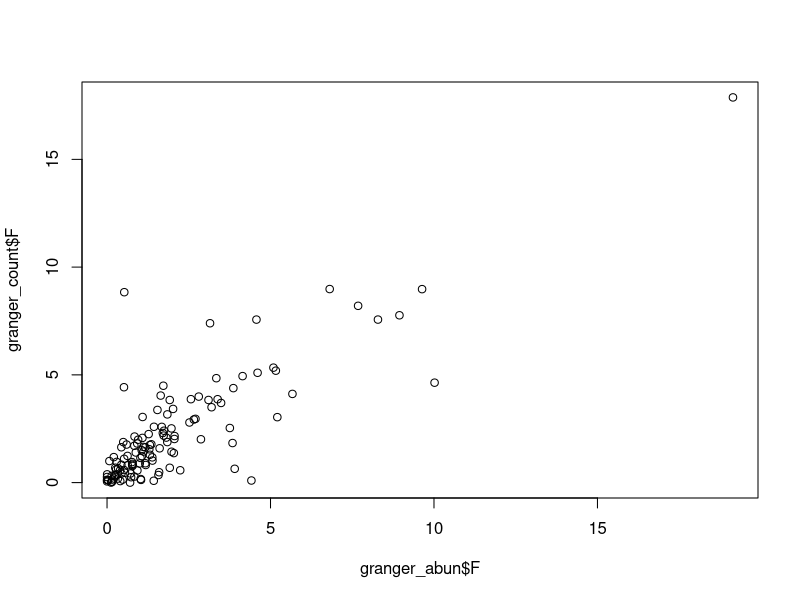
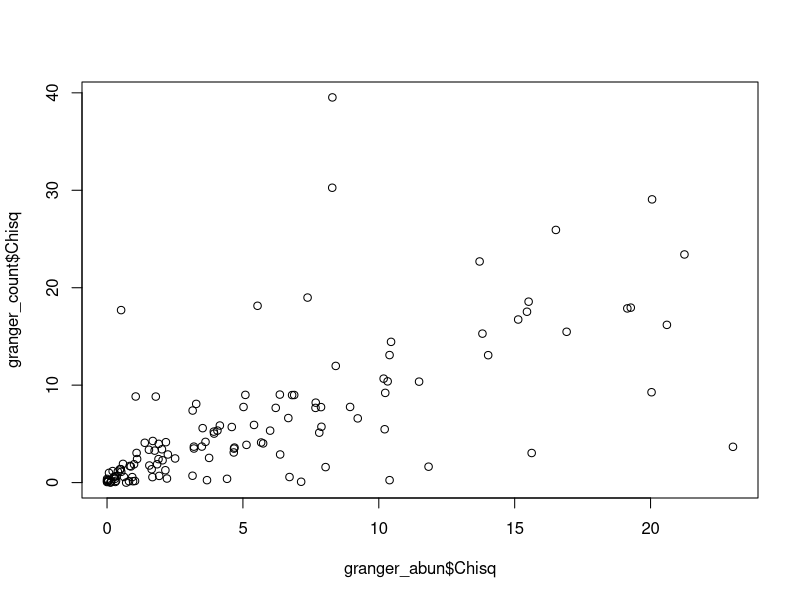

Here is the R script that generated these plots, in order:
#ALL DATA
granger_abun = read.csv("./Results/Granger_causality/Granger_results_allData_abun.csv")
granger_count = read.csv("./Results/Granger_causality/Granger_results_allData_count.csv")

cor(granger_abun$F, granger_count$F)
cor(granger_abun$Chisq, granger_count$Chisq)

# TO DO: MAKE PLOTS FOR APPENDICES
plot(granger_abun$F, granger_count$F)
plot(granger_abun$Chisq, granger_count$Chisq)

# BEFORE FARMING
granger_abun_before = read.csv("./Results/Granger_causality/Granger_results_beforeFarming_abun.csv")
granger_count_before = read.csv("./Results/Granger_causality/Granger_results_beforeFarming_count.csv")

cor(granger_abun_before$F, granger_count_before$F)
cor(granger_abun_before$Chisq, granger_count_before$Chisq)

# AFTER FARMING
granger_abun_after = na.omit(read.csv("./Results/Granger_causality/Granger_results_afterFarming_abun.csv"))
granger_count_after = na.omit(read.csv("./Results/Granger_causality/Granger_results_afterFarming_count.csv"))

cor(granger_abun_after$F, granger_count_after$F)
cor(granger_abun_after$Chisq, granger_count_after$Chisq)
